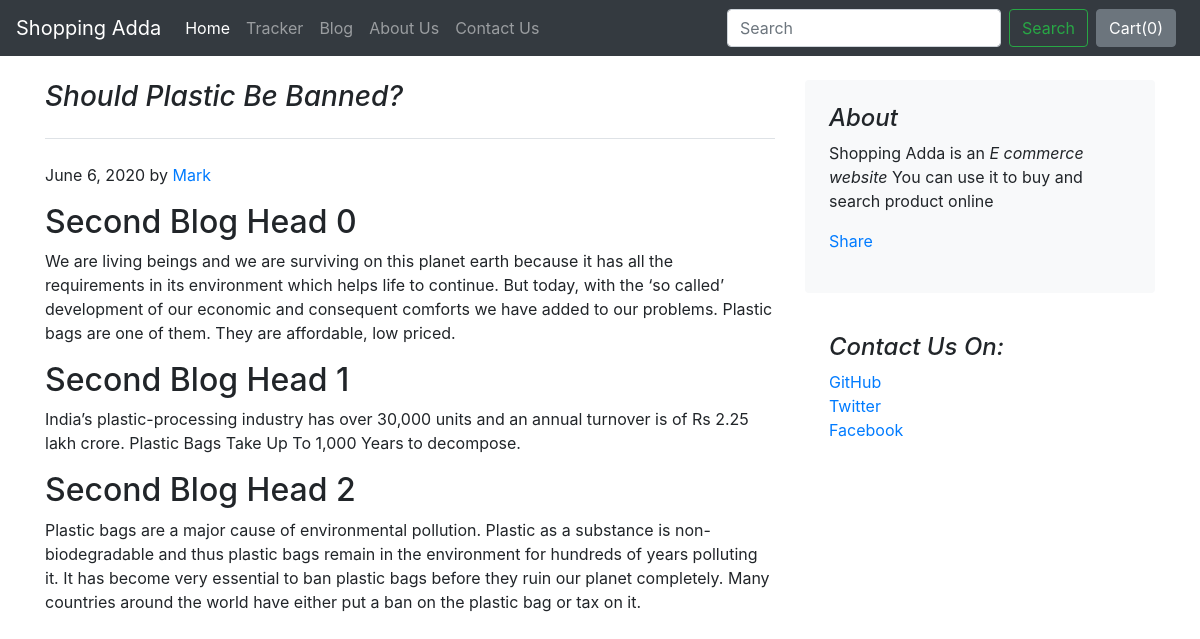
The app's page /blog/blogpost/2 with its own data.
### blog/models.py (models this page shows)
class Blogpost(models.Model):
    post_id = models.AutoField(primary_key=True)
    title = models.CharField(max_length=50)
    head0 = models.CharField(max_length=500, default="")
    chead0 = models.CharField(max_length=5000, default="")
    head1 = models.CharField(max_length=500, default="")
    chead1 = models.CharField(max_length=5000, default="")
    head2 = models.CharField(max_length=500, default="")
    chead2 = models.CharField(max_length=5000, default="")
    pub_date = models.DateField()
    thumbnail = models.ImageField(upload_to='shop/images', default="")
    def __str__(self):
        return self.title

### blog/views.py (the view)
# urls.py: path("blogpost/<int:id>", views.blogpost, name="blogSpot"),
def blogpost(request, id):
    post = Blogpost.objects.filter(post_id=id)[0]
    print(post)
    return render(request,"blog/blogpost.html",{'post':post})

### blog/templates/blog/blogpost.html (shortened to what this page needs)
 {% extends 'blog/basic.html' %}
{% block body %}
 <div class="container mt-3">
<div class="row mt-4">
    <div class="col-md-8 blog-main">
      <h3 class="pb-4 mb-4 font-italic border-bottom">
        {{post.title}}
      </h3>
      <p class="blog-post-meta">{{post.pub_date}} by <a href="#">Mark</a></p>
      <div class="blog-post">
        <h2 class="blog-post-title">{{post.head0}}</h2>
        <p>{{post.chead0}}</p>
        <h2>{{post.head1}}</h2>
        <p>{{post.chead1}}</p>
          <h2>{{post.head2}}</h2>
        <p>{{post.chead2}}</p>
      </div>
    </div>
    <aside class="col-md-4 blog-sidebar">
      <div class="p-4 mb-3 bg-light rounded">
        <h4 class="font-italic">About</h4>
        <p class="mb-0">Shopping Adda is an <em>E commerce website </em> You can use it to buy and search product online</p>
        <div class="my-3 fb-share-button" data-href="http://127.0.0.1:8000/blog/blogpost/{{post.post_id}}" data-layout="button" data-size="large"><a target="_blank" href="https://www.facebook.com/sharer/sharer.php?u=http%3A%2F%2F127.0.0.1%3A8000%2Fblog%2Fblogpost%2F2&amp;src=sdkpreparse" class="fb-xfbml-parse-ignore">Share</a></div>
      </div>
      <div class="p-4">
        <h4 class="font-italic">Contact Us On:</h4>
        <ol class="list-unstyled">
          <li><a href="#">GitHub</a></li>
          <li><a href="#">Twitter</a></li>
          <li><a href="#">Facebook</a></li>
        </ol>
      </div>
    </aside>
  </div>
     </div>
  {% endblock %}

### records on screen
Blogpost: title "Should Plastic Be Banned?", pub_date "June 6, 2020", head0 "Second Blog Head 0", chead0 "We are living beings and we are surviving on this planet earth because it has all the requirements in its environment which helps life to continue. But today, with the ‘so called’ development of our economic and consequent comforts we have added to our problems. Plastic bags are one of them. They are affordable, low priced.", head1 "Second Blog Head 1", chead1 "India’s plastic-processing industry has over 30,000 units and an annual turnover is of Rs 2.25 lakh crore. Plastic Bags Take Up To 1,000 Years to decompose.", head2 "Second Blog Head 2", chead2 "Plastic bags are a major cause of environmental pollution. Plastic as a substance is non-biodegradable and thus plastic bags remain in the environment for hundreds of years polluting it. It has become very essential to ban plastic bags before they ruin our planet completely. Many countries around the world have either put a ban on the plastic bag or tax on it."
